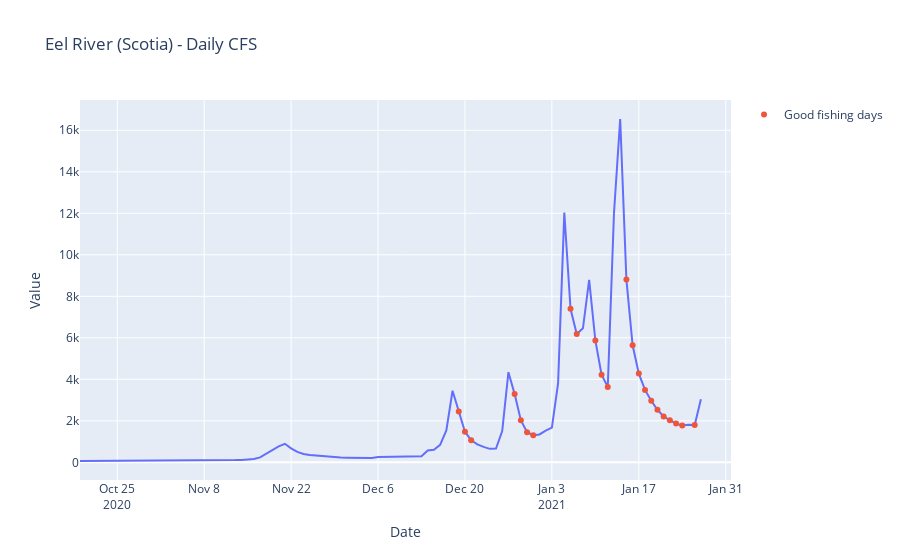

Source (notebook cell):
### Code cell
dates = eel.loc[eel.BestDays==1].Date.values
BestDayValues = eel.Value.loc[eel.BestDays==1].values

fig = px.line(eel, x="Date", y="Value", title='Eel River (Scotia) - Daily CFS')
fig.add_scatter(x=dates,y=BestDayValues,mode='markers',name='Good fishing days')
fig.show()
